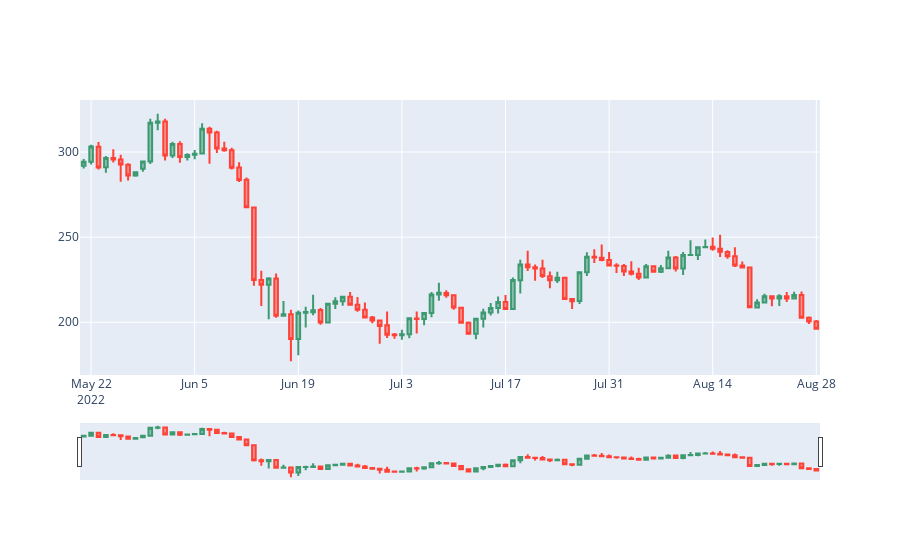

The notebook cell saved with this chart:
### Code cell
df1 = rangedf['BTC-USD'][:100]
fig = go.Figure(data=[go.Candlestick(x=df1.Date,
                open=df1['Open'],
                high=df1['High'],
                low=df1['Low'],
                close=df1['Close'])])

fig.show()
